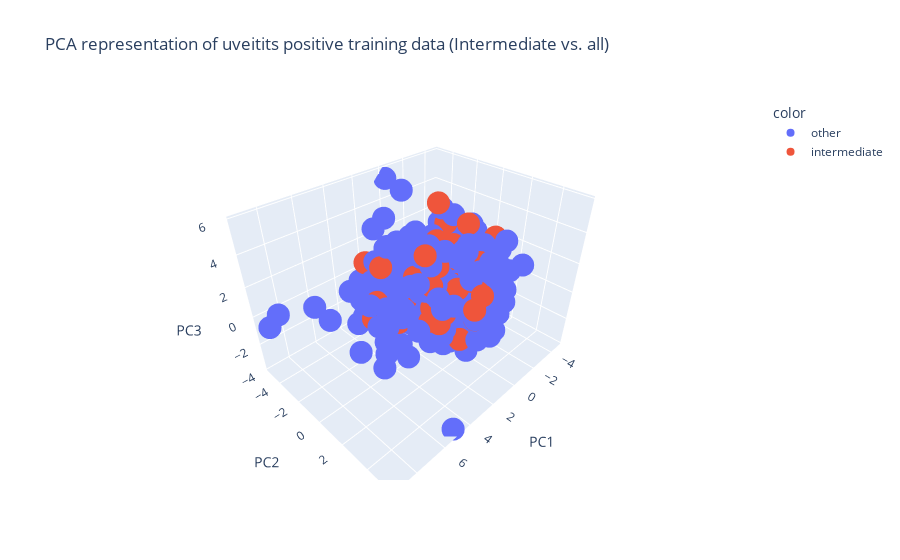

Here is the notebook cell this chart was saved with:
### Code cell
pca = PCA(n_components=3)
pipeline = Pipeline(steps=[('prep', USE_IMPUTER),('pca',pca)])
X_pca = pipeline.fit_transform(X_train_intermediate)
X_pca = pd.DataFrame(X_pca)
fig = px.scatter_3d(X_pca, x=0, y=1, z=2, color = y_train_intermediate.values,
                   title="PCA representation of uveitits positive training data (Intermediate vs. all)", labels={"0":"PC1","1":"PC2","2":"PC3"})
fig.show()
print(f'Retained Variance: {round(sum(pipeline["pca"].explained_variance_ratio_)*100,2)} %')

### Figure 1 — Plotly figure (JSON) as saved in the notebook; plotly's stock layout.template omitted (floating-point values rounded to 4 significant figures; data arrays with more than 128 entries replaced by an {"elided": "..."} marker saying what was removed)
{"data": [{"hovertemplate": "color=other<br>PC1=%{x}<br>PC2=%{y}<br>PC3=%{z}<extra></extra>", "legendgroup": "other", "marker": {"color": "#636efa", "symbol": "circle"}, "mode": "markers", "name": "other", "scene": "scene", "showlegend": true, "type": "scatter3d", "x": {"elided": "567 float values"}, "y": {"elided": "567 float values"}, "z": {"elided": "567 float values"}}, {"hovertemplate": "color=intermediate<br>PC1=%{x}<br>PC2=%{y}<br>PC3=%{z}<extra></extra>", "legendgroup": "intermediate", "marker": {"color": "#EF553B", "symbol": "circle"}, "mode": "markers", "name": "intermediate", "scene": "scene", "showlegend": true, "type": "scatter3d", "x": {"elided": "132 float values"}, "y": {"elided": "132 float values"}, "z": {"elided": "132 float values"}}], "layout": {"autosize": true, "legend": {"title": {"text": "color"}, "tracegroupgap": 0}, "scene": {"aspectmode": "auto", "aspectratio": {"x": 1.229, "y": 0.9465, "z": 0.8593}, "domain": {"x": [0, 1], "y": [0, 1]}, "xaxis": {"title": {"text": "PC1"}, "type": "linear"}, "yaxis": {"title": {"text": "PC2"}, "type": "linear"}, "zaxis": {"title": {"text": "PC3"}, "type": "linear"}}, "title": {"text": "PCA representation of uveitits positive training data (Intermediate vs. all)"}}}
